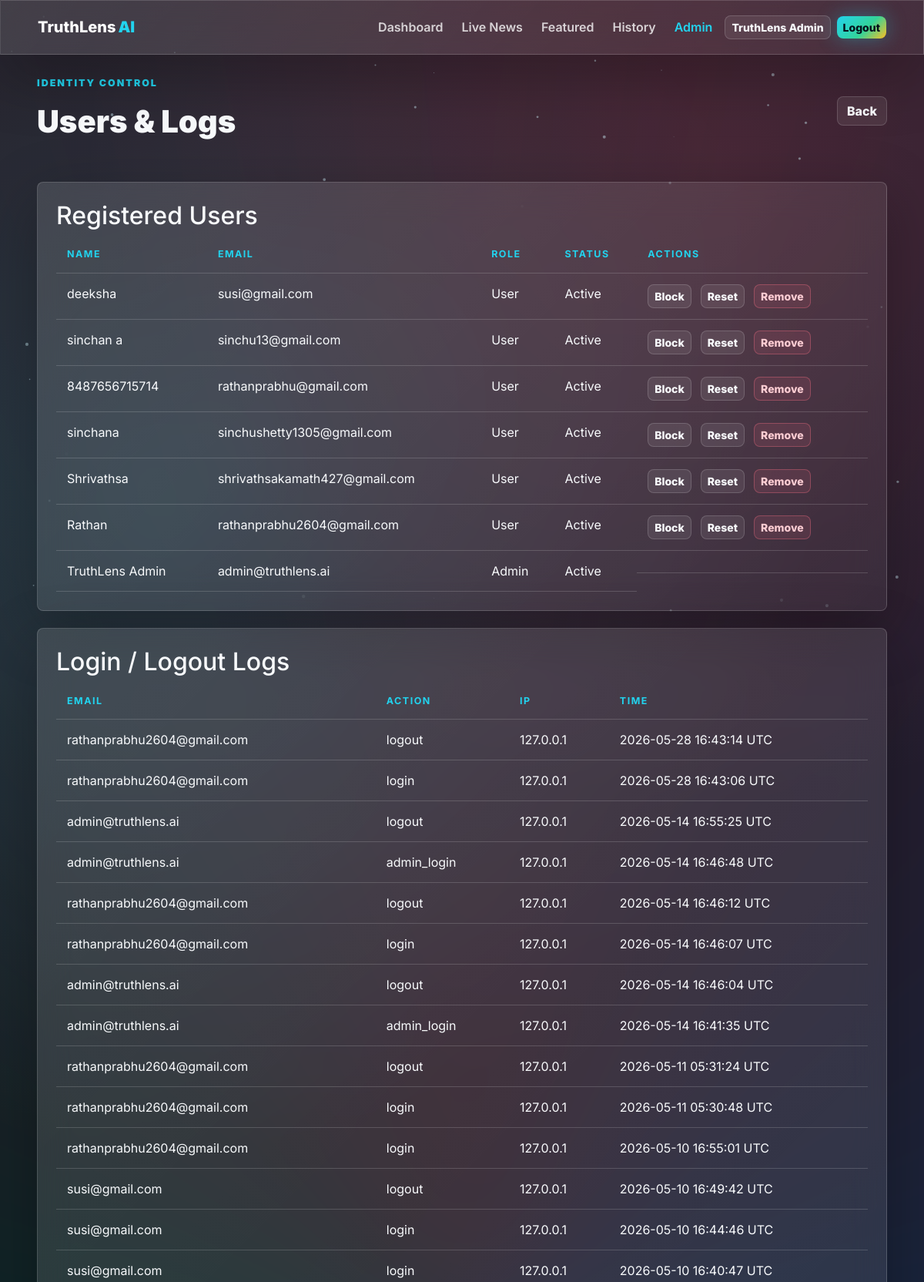
Page /admin/users (signed in, upper part) on the committed database.
### tables this page shows
CREATE TABLE users (
        id INTEGER PRIMARY KEY AUTOINCREMENT,
        name TEXT NOT NULL,
        email TEXT NOT NULL UNIQUE,
        password_hash TEXT NOT NULL,
        is_admin INTEGER DEFAULT 0,
        is_blocked INTEGER DEFAULT 0,
        reset_token TEXT,
        reset_requested_at TEXT,
        created_at TEXT DEFAULT CURRENT_TIMESTAMP
    );

CREATE TABLE login_logs (
        id INTEGER PRIMARY KEY AUTOINCREMENT,
        user_id INTEGER NOT NULL,
        action TEXT NOT NULL,
        ip_address TEXT,
        created_at TEXT,
        FOREIGN KEY (user_id) REFERENCES users(id) ON DELETE CASCADE
    );

### app.py (the view)
    @app.route("/admin/users")
    @admin_required
    def admin_users():
        users = query_all("SELECT * FROM users ORDER BY created_at DESC")
        logs = query_all(
            "SELECT l.*, u.email FROM login_logs l JOIN users u ON u.id = l.user_id ORDER BY l.created_at DESC LIMIT 80"
        )
        return render_template("admin/users.html", users=users, logs=logs)

### app.py (called while the page is built)
def connect_db():
    conn = sqlite3.connect(DB_PATH)
    conn.row_factory = sqlite3.Row
    conn.execute("PRAGMA foreign_keys = ON")
    return conn

def query_one(sql, params=()):
    with connect_db() as conn:
        return conn.execute(sql, params).fetchone()

def query_all(sql, params=()):
    with connect_db() as conn:
        return conn.execute(sql, params).fetchall()

def get_current_user():
    user_id = session.get("user_id")
    if not user_id:
        return None
    return query_one("SELECT * FROM users WHERE id = ?", (user_id,))

def admin_required(fn):
    @wraps(fn)
    def wrapper(*args, **kwargs):
        if not session.get("user_id") or not session.get("is_admin"):
            flash("Administrator access required.", "danger")
            return redirect(url_for("admin_login"))
        return fn(*args, **kwargs)
    return wrapper

### templates/admin/users.html (shortened to what this page needs)
{% extends "base.html" %}
{% block content %}
<section class="content-shell">
  <div class="section-head"><div><p class="eyebrow">Identity control</p><h1>Users & Logs</h1></div><a class="btn btn-ghost" href="{{ url_for('admin_dashboard') }}">Back</a></div>
  <div class="glass-panel table-panel">
    <h2>Registered Users</h2>
    <table class="premium-table"><thead><tr><th>Name</th><th>Email</th><th>Role</th><th>Status</th><th>Actions</th></tr></thead><tbody>
      {% for user in users %}
      <tr><td>{{ user.name }}</td><td>{{ user.email }}</td><td>{{ 'Admin' if user.is_admin else 'User' }}</td><td>{{ 'Blocked' if user.is_blocked else 'Active' }}</td><td class="inline-actions">
        {% if not user.is_admin %}
        <form method="post" action="{{ url_for('admin_toggle_user', user_id=user.id) }}"><button class="btn btn-ghost btn-sm">{{ 'Unblock' if user.is_blocked else 'Block' }}</button></form>
        <form method="post" action="{{ url_for('admin_reset_password', user_id=user.id) }}"><button class="btn btn-ghost btn-sm">Reset</button></form>
        <form method="post" action="{{ url_for('admin_delete_user', user_id=user.id) }}"><button class="btn btn-danger-soft btn-sm">Remove</button></form>
        {% endif %}
      </td></tr>
      {% endfor %}
    </tbody></table>
  </div>
  <div class="glass-panel table-panel">
    <h2>Login / Logout Logs</h2>
    <table class="premium-table"><thead><tr><th>Email</th><th>Action</th><th>IP</th><th>Time</th></tr></thead><tbody>
      {% for log in logs %}<tr><td>{{ log.email }}</td><td>{{ log.action }}</td><td>{{ log.ip_address }}</td><td>{{ log.created_at }}</td></tr>{% endfor %}
    </tbody></table>
  </div>
</section>
{% endblock %}

### templates/base.html (shortened to what this page needs)
<!doctype html>
<html lang="en" data-theme="dark">
<head>
  <link href="https://cdn.jsdelivr.net/npm/bootstrap@5.3.3/dist/css/bootstrap.min.css" rel="stylesheet">
  <link href="https://cdnjs.cloudflare.com/ajax/libs/aos/2.3.4/aos.css" rel="stylesheet">
  <link rel="stylesheet" href="{{ url_for('static', filename='css/style.css') }}">
</head>
<body>
  <div class="aurora"></div>
  <canvas id="particleCanvas" aria-hidden="true"></canvas>
  <nav class="navbar navbar-expand-lg glass-nav sticky-top">
    <div class="container-fluid px-3 px-lg-5">
      <a class="navbar-brand brand" href="{{ url_for('index') }}"><span>TruthLens</span><b>AI</b></a>
      <div class="collapse navbar-collapse" id="navMenu">
        <ul class="navbar-nav ms-auto align-items-lg-center gap-lg-2">
          {% if current_user %}
            <li class="nav-item"><a class="nav-link" href="{{ url_for('dashboard') }}">Dashboard</a></li>
            <li class="nav-item"><a class="nav-link" href="{{ url_for('live_news') }}">Live News</a></li>
            <li class="nav-item"><a class="nav-link" href="{{ url_for('featured') }}">Featured</a></li>
            <li class="nav-item"><a class="nav-link" href="{{ url_for('history') }}">History</a></li>
            {% if is_admin %}
              <li class="nav-item"><a class="nav-link admin-link" href="{{ url_for('admin_dashboard') }}">Admin</a></li>
            {% else %}
              <li class="nav-item"><a class="nav-link" href="{{ url_for('connect') }}">Connect</a></li>
            {% endif %}
            <li class="nav-item"><a class="btn btn-sm btn-ghost" href="{{ url_for('profile') }}">{{ current_user.name }}</a></li>
            <li class="nav-item"><a class="btn btn-sm btn-neon" href="{{ url_for('logout') }}">Logout</a></li>
          {% else %}
            <li class="nav-item"><a class="nav-link" href="{{ url_for('login') }}">Login</a></li>
            <li class="nav-item"><a class="btn btn-sm btn-neon" href="{{ url_for('register') }}">Start Free</a></li>
          {% endif %}
        </ul>
      </div>
    </div>
  </nav>
  <main class="page-shell">
    {% block content %}{% endblock %}
  </main>
</body>
</html>

### static/css/style.css (style rules this page uses)
:root { --bg: #070914; --panel: rgba(255, 255, 255, 0.085); --panel-strong: rgba(255, 255, 255, 0.14); --line: rgba(255, 255, 255, 0.16); --text: #f8fafc; --muted: #a7b3c7; --cyan: #22d3ee; --green: #34d399; --pink: #fb7185; --amber: #fbbf24; --blue: #60a5fa; }
* { box-sizing: border-box; }
html { scroll-behavior: smooth; }
body { min-height: 100vh; margin: 0; font-family: Inter, system-ui, -apple-system, BlinkMacSystemFont, "Segoe UI", sans-serif; color: var(--text); background: radial-gradient(circle at 18% 18%, rgba(34, 211, 238, 0.18), transparent 28%), radial-gradient(circle at 78% 6%, rgba(251, 113, 133, 0.14), transparent 24%), radial-gradient(circle at 55% 88%, rgba(52, 211, 153, 0.12), transparent 30%), var(--bg); overflow-x: hidden; }
a { color: inherit; text-decoration: none; }
#particleCanvas { position: fixed; inset: 0; z-index: -1; opacity: .6; }
.aurora { position: fixed; inset: -25%; z-index: -2; background: conic-gradient(from 180deg, rgba(34, 211, 238, .22), rgba(52, 211, 153, .14), rgba(251, 113, 133, .16), rgba(96, 165, 250, .18), rgba(34, 211, 238, .22)); filter: blur(80px); animation: drift 18s linear infinite; }
.glass-nav, .glass-panel, .mini-card, .news-card, .history-card { border: 1px solid var(--line); background: linear-gradient(135deg, rgba(255,255,255,.13), rgba(255,255,255,.055)); box-shadow: 0 24px 80px rgba(0, 0, 0, .28); backdrop-filter: blur(22px); }
.glass-nav { padding: .9rem 0; }
.brand { font-weight: 800; letter-spacing: 0; }
.brand span { color: #fff; }
.brand b { color: var(--cyan); margin-left: 3px; }
.nav-link { color: rgba(255,255,255,.78); font-weight: 600; }
.nav-link:hover, .admin-link { color: var(--cyan); }
.page-shell { width: min(1440px, 100%); margin: 0 auto; padding: 28px clamp(16px, 4vw, 54px) 64px; }
.btn { border-radius: 8px; font-weight: 800; letter-spacing: 0; transition: transform .25s ease, box-shadow .25s ease, border .25s ease; }
.btn-neon { border: 0; color: #04111c; background: linear-gradient(135deg, var(--cyan), var(--green) 58%, var(--amber)); box-shadow: 0 0 26px rgba(34, 211, 238, .35); }
.btn-ghost { color: var(--text); border: 1px solid var(--line); background: rgba(255,255,255,.08); }
.btn-danger-soft { color: #fecdd3; border: 1px solid rgba(251,113,133,.35); background: rgba(251,113,133,.11); }
.eyebrow { color: var(--cyan); text-transform: uppercase; font-size: .78rem; font-weight: 900; letter-spacing: .16em; }
.hero-actions, .button-row, .inline-actions, .card-foot, .pagination-row { display: flex; gap: 12px; align-items: center; flex-wrap: wrap; }
.auth-card h1, .section-head h1, .workspace h1, .content-shell h1 { font-weight: 900; letter-spacing: 0; }
.side-rail, .workspace, .content-shell .glass-panel, .contact-copy, .contact-form { border-radius: 8px; padding: 24px; }
.section-head { display: flex; justify-content: space-between; align-items: center; gap: 20px; margin-bottom: 24px; }
.content-shell { display: grid; gap: 22px; }
.table-panel { overflow-x: auto; }
.premium-table { width: 100%; border-collapse: collapse; min-width: 720px; }
.premium-table th, .premium-table td { padding: 14px; border-bottom: 1px solid var(--line); vertical-align: top; }
.premium-table th { color: var(--cyan); font-size: .78rem; text-transform: uppercase; letter-spacing: .12em; }

### rows in the picture
users: name "TruthLens Admin", email "admin@truthlens.ai", is_admin "Admin", is_blocked "Active"
users: name "deeksha", email "susi@gmail.com", is_admin "User", is_blocked "Active", is_blocked "Block"
users: name "sinchan a", email "sinchu13@gmail.com", is_admin "User", is_blocked "Active", is_blocked "Block"
users: name "8487656715714", email "rathanprabhu@gmail.com", is_admin "User", is_blocked "Active", is_blocked "Block"
users: name "sinchana", email "sinchushetty1305@gmail.com", is_admin "User", is_blocked "Active", is_blocked "Block"
users: name "Shrivathsa", email "shrivathsakamath427@gmail.com", is_admin "User", is_blocked "Active", is_blocked "Block"
users: name "Rathan", email "rathanprabhu2604@gmail.com", is_admin "User", is_blocked "Active", is_blocked "Block"
login_logs: email "rathanprabhu2604@gmail.com", action "logout", ip_address "127.0.0.1", created_at "2026-05-28 16:43:14 UTC"
login_logs: email "rathanprabhu2604@gmail.com", action "login", ip_address "127.0.0.1", created_at "2026-05-28 16:43:06 UTC"
login_logs: email "admin@truthlens.ai", action "logout", ip_address "127.0.0.1", created_at "2026-05-14 16:55:25 UTC"
login_logs: email "admin@truthlens.ai", action "admin_login", ip_address "127.0.0.1", created_at "2026-05-14 16:46:48 UTC"
login_logs: email "rathanprabhu2604@gmail.com", action "logout", ip_address "127.0.0.1", created_at "2026-05-14 16:46:12 UTC"
login_logs: email "rathanprabhu2604@gmail.com", action "login", ip_address "127.0.0.1", created_at "2026-05-14 16:46:07 UTC"
login_logs: email "admin@truthlens.ai", action "logout", ip_address "127.0.0.1", created_at "2026-05-14 16:46:04 UTC"
login_logs: email "admin@truthlens.ai", action "admin_login", ip_address "127.0.0.1", created_at "2026-05-14 16:41:35 UTC"
login_logs: email "rathanprabhu2604@gmail.com", action "logout", ip_address "127.0.0.1", created_at "2026-05-11 05:31:24 UTC"
login_logs: email "rathanprabhu2604@gmail.com", action "login", ip_address "127.0.0.1", created_at "2026-05-11 05:30:48 UTC"
login_logs: email "rathanprabhu2604@gmail.com", action "login", ip_address "127.0.0.1", created_at "2026-05-10 16:55:01 UTC"
login_logs: email "susi@gmail.com", action "logout", ip_address "127.0.0.1", created_at "2026-05-10 16:49:42 UTC"
login_logs: email "susi@gmail.com", action "login", ip_address "127.0.0.1", created_at "2026-05-10 16:44:46 UTC"
login_logs: email "susi@gmail.com", action "login", ip_address "127.0.0.1", created_at "2026-05-10 16:40:47 UTC"
